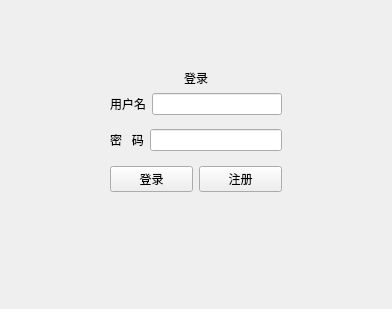
<?xml version="1.0" encoding="UTF-8"?>
<ui version="4.0">
 <class>MainWindow</class>
 <widget class="QMainWindow" name="MainWindow">
  <property name="geometry">
   <rect>
    <x>0</x>
    <y>0</y>
    <width>392</width>
    <height>309</height>
   </rect>
  </property>
  <property name="windowTitle">
   <string>MainWindow</string>
  </property>
  <widget class="QWidget" name="centralwidget">
   <widget class="QWidget" name="verticalLayoutWidget_2">
    <property name="geometry">
     <rect>
      <x>110</x>
      <y>60</y>
      <width>172</width>
      <height>132</height>
     </rect>
    </property>
    <layout class="QVBoxLayout" name="verticalLayout_2">
     <item>
      <layout class="QVBoxLayout" name="verticalLayout">
       <item>
        <spacer name="verticalSpacer_2">
         <property name="orientation">
          <enum>Qt::Vertical</enum>
         </property>
         <property name="sizeHint" stdset="0">
          <size>
           <width>20</width>
           <height>40</height>
          </size>
         </property>
        </spacer>
       </item>
       <item>
        <widget class="QLabel" name="label">
         <property name="text">
          <string>登录</string>
         </property>
         <property name="alignment">
          <set>Qt::AlignCenter</set>
         </property>
        </widget>
       </item>
       <item>
        <layout class="QHBoxLayout" name="horizontalLayout_3">
         <item>
          <widget class="QLabel" name="username_label">
           <property name="text">
            <string>用户名</string>
           </property>
          </widget>
         </item>
         <item>
          <widget class="QLineEdit" name="username_input"/>
         </item>
        </layout>
       </item>
       <item>
        <spacer name="verticalSpacer">
         <property name="orientation">
          <enum>Qt::Vertical</enum>
         </property>
         <property name="sizeHint" stdset="0">
          <size>
           <width>20</width>
           <height>40</height>
          </size>
         </property>
        </spacer>
       </item>
       <item>
        <layout class="QHBoxLayout" name="horizontalLayout">
         <item>
          <widget class="QLabel" name="pwd_label">
           <property name="text">
            <string>密   码</string>
           </property>
          </widget>
         </item>
         <item>
          <widget class="QLineEditPassword" name="pwd_input">
           <property name="dragEnabled">
            <bool>false</bool>
           </property>
           <property name="placeholderText">
            <string/>
           </property>
          </widget>
         </item>
        </layout>
       </item>
       <item>
        <spacer name="verticalSpacer_3">
         <property name="orientation">
          <enum>Qt::Vertical</enum>
         </property>
         <property name="sizeHint" stdset="0">
          <size>
           <width>20</width>
           <height>40</height>
          </size>
         </property>
        </spacer>
       </item>
       <item>
        <layout class="QHBoxLayout" name="horizontalLayout_4">
         <item>
          <widget class="QPushButton" name="btn_login">
           <property name="text">
            <string>登录</string>
           </property>
          </widget>
         </item>
         <item>
          <widget class="QPushButton" name="btn_register">
           <property name="text">
            <string>注册</string>
           </property>
          </widget>
         </item>
        </layout>
       </item>
      </layout>
     </item>
    </layout>
   </widget>
  </widget>
 </widget>
 <customwidgets>
  <customwidget>
   <class>QLineEditPassword</class>
   <extends>QLineEdit</extends>
   <header>qlineeditpassword.h</header>
  </customwidget>
 </customwidgets>
 <resources/>
 <connections/>
</ui>
